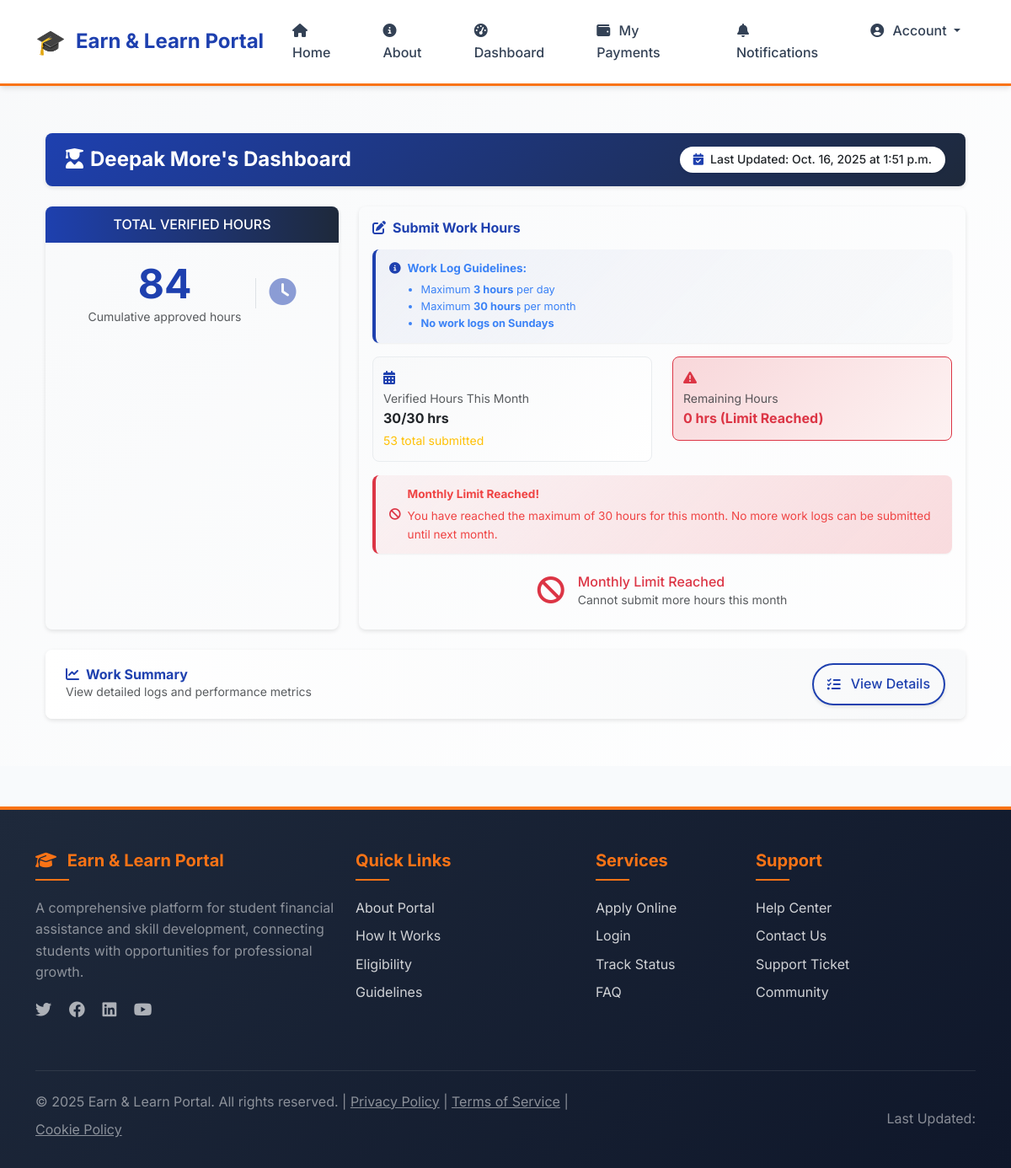
The app's page /scheme/student-dashboard/ (signed in), older data.
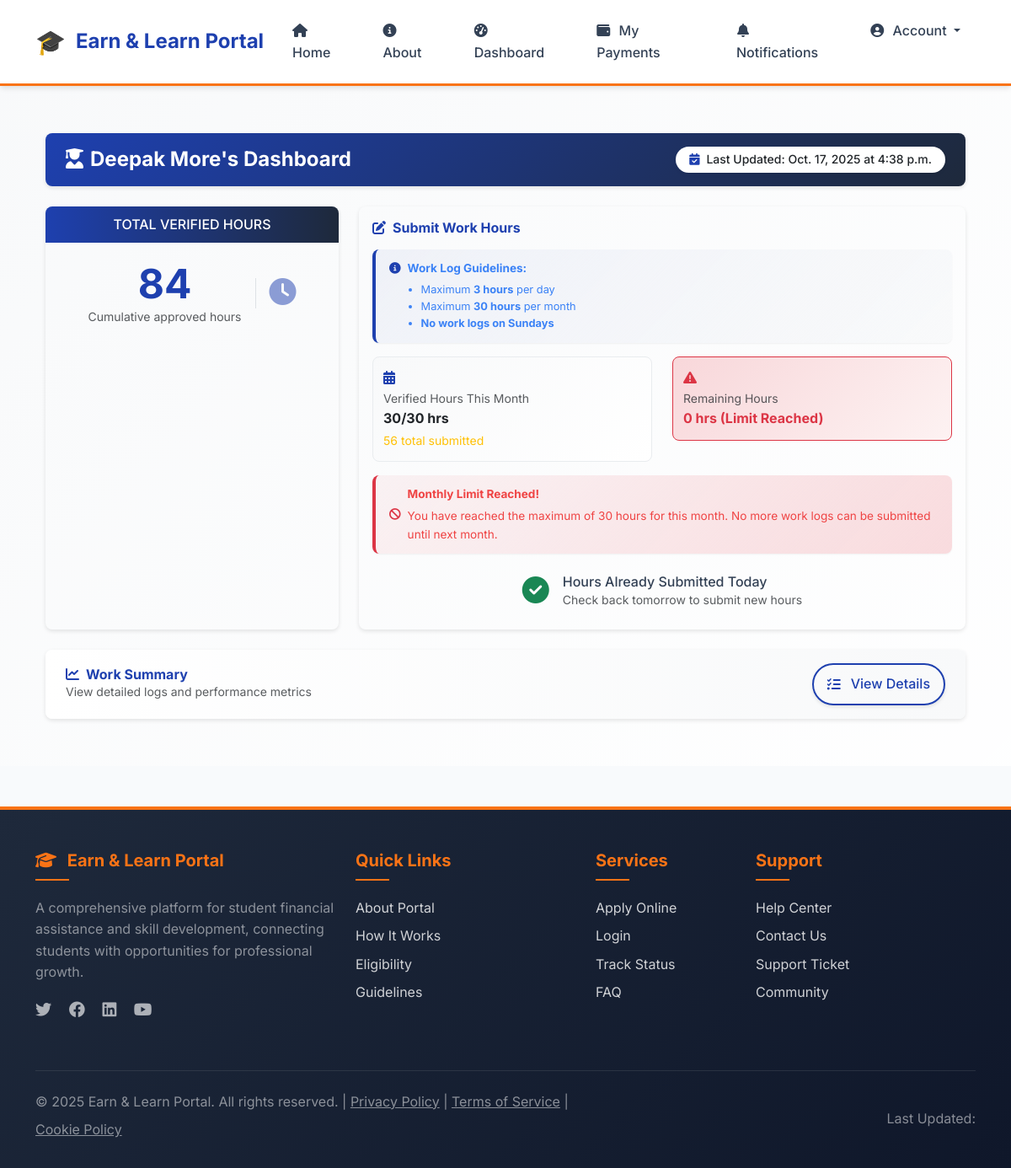
The same page, newer data.
### scheme/models.py (models this page shows, shortened)
class WorkLog(models.Model):
    student = models.ForeignKey(settings.AUTH_USER_MODEL, on_delete=models.CASCADE)
    date = models.DateField(auto_now_add=True)
    time = models.TimeField(auto_now_add=True)
    hours_worked = models.PositiveIntegerField()
    description = models.TextField()
    is_verified = models.BooleanField(default=False)
    is_rejected = models.BooleanField(default=False)
    rejection_reason = models.TextField(blank=True, null=True)
    rejected_by = models.ForeignKey(settings.AUTH_USER_MODEL, on_delete=models.SET_NULL, null=True, blank=True, related_name='rejected_logs')
    class Meta:
        unique_together = ['student', 'date']

### users/decorators.py (the view)
        def wrapper(request, *args, **kwargs):
            if request.user.is_authenticated and hasattr(request.user, 'role'):
                if isinstance(required_role, list):
                    if request.user.role in required_role:
                        return view_func(request, *args, **kwargs)
                else:
                    if request.user.role == required_role:
                        return view_func(request, *args, **kwargs)
                return HttpResponseForbidden("You are not authorized to access this page.")
            return HttpResponseForbidden("You are not authorized to access this page.")

### notifications/context_processors.py (called while the page is built)
def unread_notifications_count(request):
    if request.user.is_authenticated:
        count = Notification.objects.filter(user=request.user, is_read=False).count()
    else:
        count = 0
    return {'unread_notifications_count': count}

### users/models.py (called while the page is built)
    def has_approved_scheme_application(self):
        if self.role != 'student':
            return False
        from scheme.models import SchemeApplication
        return SchemeApplication.objects.filter(
            student=self,
            status='Approved'
        ).exists()

### templates/scheme/dashboard.html (shortened to what the changed rows need)
{% extends 'base.html' %}
{% block content %}
<div class="container py-4">
    {% if not is_approved %}
        <div class="application-status-card mb-4">
            <div class="card-body p-5 text-center">
                <div class="mb-4">
                    {% if applicant.status == 'Pending' %}
                        <div class="status-icon-wrapper pending">
                            <i class="fas fa-hourglass-half fa-2x text-warning"></i>
                        </div>
                        <h3 class="text-professional-primary mb-3 fw-bold">Application Under Review</h3>
                        <p class="text-muted fs-5 mb-4">
                            Your ENL application is being carefully reviewed by our coordination team.
                            You will be able to submit work logs and access payment features once your application is approved.
                        </p>
                        <div class="row text-center mt-4">
                            <div class="col-md-4 mb-3">
                                <div class="border rounded-3 p-3 h-100">
                                    <i class="fas fa-clock fa-2x text-warning mb-2"></i>
                                    <h6 class="text-professional-primary">Review Time</h6>
                                    <small class="text-muted">Usually 2-3 business days</small>
                                </div>
                            </div>
                            <div class="col-md-4 mb-3">
                                <div class="border rounded-3 p-3 h-100">
                                    <i class="fas fa-bell fa-2x text-info mb-2"></i>
                                    <h6 class="text-professional-primary">Notifications</h6>
                                    <small class="text-muted">You'll receive email updates</small>
                                </div>
                            </div>
                            <div class="col-md-4 mb-3">
                                <div class="border rounded-3 p-3 h-100">
                                    <i class="fas fa-check-circle fa-2x text-success mb-2"></i>
                                    <h6 class="text-professional-primary">Next Steps</h6>
                                    <small class="text-muted">Work log submission after approval</small>
                                </div>
                            </div>
                        </div>
                    {% elif applicant.status == 'Rejected' %}
                        <div class="status-icon-wrapper rejected">
                            <i class="fas fa-times-circle fa-2x text-danger"></i>
                        </div>
                        <h3 class="text-danger mb-3 fw-bold">Application Not Approved</h3>
                        <p class="text-muted fs-5 mb-4">
                            Unfortunately, your application could not be approved at this time.
                            Please contact the EL Coordinator for specific feedback and guidance on next steps.
                        </p>
                        <div class="mt-4">
                            <a href="{% url 'notifications' %}" class="dashboard-btn btn-primary me-3">
                                <i class="fas fa-envelope"></i> Check Messages
                            </a>
                            <a href="mailto:coordinator@college.edu" class="dashboard-btn btn-secondary">
                                <i class="fas fa-phone"></i> Contact Support
                            </a>
                        </div>
                    {% elif applicant.status == 'Correction Required' %}
                        <div class="status-icon-wrapper correction">
                            <i class="fas fa-exclamation-triangle fa-2x text-warning"></i>
                        </div>
                        <h3 class="text-warning mb-3 fw-bold">Corrections Required</h3>
                        <p class="text-muted fs-5 mb-4">
                            Your application requires some corrections before it can be approved.
                            Please review the feedback from the coordinator and update your application accordingly.
                        </p>
                        <div class="mt-4">
                            <a href="{% url 'update_scheme_application' %}" class="dashboard-btn btn-warning me-3">
                                <i class="fas fa-edit"></i> Update Application
                            </a>
                            <a href="{% url 'notifications' %}" class="dashboard-btn btn-info text-white">
                                <i class="fas fa-comments "></i> View Feedback
                            </a>
                        </div>
                    {% endif %}
                </div>
                <div class="row text-start mt-5 pt-4 border-top">
                    <div class="col-md-6 mb-3">
                        <div class="d-flex align-items-center">
                            <i class="fas fa-user text-professional-primary me-3"></i>
                            <div>
                                <small class="text-muted d-block">Applicant Name</small>
                                <strong>{{ applicant.first_name }} {{ applicant.last_name }}</strong>
                            </div>
                        </div>
                    </div>
                    <div class="col-md-6 mb-3">
                        <div class="d-flex align-items-center">
                            <i class="fas fa-id-card text-professional-primary me-3"></i>
                            <div>
                                <small class="text-muted d-block">PRN Number</small>
                                <strong>{{ applicant.prn_number }}</strong>
                            </div>
                        </div>
                    </div>
                    <div class="col-md-6 mb-3">
                        <div class="d-flex align-items-center">
                            <i class="fas fa-graduation-cap text-professional-primary me-3"></i>
                            <div>
                                <small class="text-muted d-block">Department</small>
                                <strong>{{ applicant.department }}</strong>
                            </div>
                        </div>
                    </div>
                    <div class="col-md-6 mb-3">
                        <div class="d-flex align-items-center">
                            <i class="fas fa-info-circle text-professional-primary me-3"></i>
                            <div>
                                <small class="text-muted d-block">Application Status</small>
                                <span class="status-indicator
                                    {% if applicant.status == 'Pending' %}bg-warning text-dark
                                    {% elif applicant.status == 'Rejected' %}bg-danger text-white
                                    {% elif applicant.status == 'Correction Required' %}bg-warning text-dark
                                    {% else %}bg-secondary text-white{% endif %}">
                                    {{ applicant.status }}
                                </span>
                            </div>
                        </div>
                    </div>
                </div>
            </div>
        </div>
    {% else %}
    <div class="dashboard-card dashboard-header mb-4">
        <div class="card-body py-3 px-4">
            <div class="d-flex flex-column flex-md-row justify-content-between align-items-md-center">
                <div class="mb-2 mb-md-0">
                    <h2 class="text-white fw-bold mb-0 fs-4">
                        <i class="fas fa-user-graduate me-2"></i>{{ applicant.first_name }} {{ applicant.last_name }}'s Dashboard
                    </h2>
                </div>
                <div class="d-flex align-items-center">
                    {% if last_updated %}
                    <div class="bg-white bg-opacity-90 py-1 px-3 rounded-pill shadow-sm small">
                        <i class="fas fa-calendar-check text-professional-primary me-1"></i>
                        <span class="fw-medium text-dark">Last Updated: {{ last_updated.date }} at {{ last_updated.time }}</span>
                    </div>
                    {% endif %}
                </div>
            </div>
        </div>
    </div>
    <div class="row g-4">
        <div class="col-lg-4">
            <div class="stats-card h-100">
                <div class="stats-body">
                    <div class="text-center">
                        <h2 class="display-5 fw-bold text-professional-primary mb-0">{{ total_hours }}</h2>
                    </div>
                </div>
            </div>
        </div>
        <div class="col-lg-8">
            <div class="work-submission-card h-100">
                <div class="card-body p-3">
                    <div class="row mb-3">
                        <div class="col-md-6">
                            <div class="monthly-status">
                                <div>
                                    <small class="text-muted d-block">Verified Hours This Month</small>
                                    <strong class="text-dark">{{ current_month_verified }}/{{ monthly_limit }} hrs</strong>
                                    {% if current_month_submitted > current_month_verified %}
                                        <br><small class="text-warning">{{ current_month_submitted }} total submitted</small>
                                    {% endif %}
                                </div>
                            </div>
                        </div>
                    </div>
                    {% if already_submitted %}
                        <div class="d-flex align-items-center justify-content-center py-2">
                            <div class="me-3">
                                <i class="fas fa-check-circle text-success fa-2x"></i>
                            </div>
                            <div>
                                <h6 class="mb-0">Hours Already Submitted Today</h6>
                                <p class="text-muted small mb-0">Check back tomorrow to submit new hours</p>
                            </div>
                        </div>
                    {% elif monthly_limit_reached %}
                        <div class="d-flex align-items-center justify-content-center py-2">
                            <div class="me-3">
                                <i class="fas fa-ban text-danger fa-2x"></i>
                            </div>
                            <div>
                                <h6 class="mb-0 text-danger">Monthly Limit Reached</h6>
                                <p class="text-muted small mb-0">Cannot submit more hours this month</p>
                            </div>
                        </div>
                    {% endif %}
                </div>
            </div>
        </div>
    </div>
    {% endif %}
</div>
{% endblock %}

Row changes from the older to the newer data that the page shows:
no longer on this page (row unchanged): WorkLog: date "Oct. 16, 2025", time "1:51 p.m."
added WorkLog: date "Oct. 17, 2025", time "4:38 p.m."
Text that changed along with them:
{{ current_month_submitted }}: "53" → "56"
text no longer shown: "Monthly Limit Reached Cannot submit more hours this month"
text now shown: "Hours Already Submitted Today Check back tomorrow to submit new hours"
